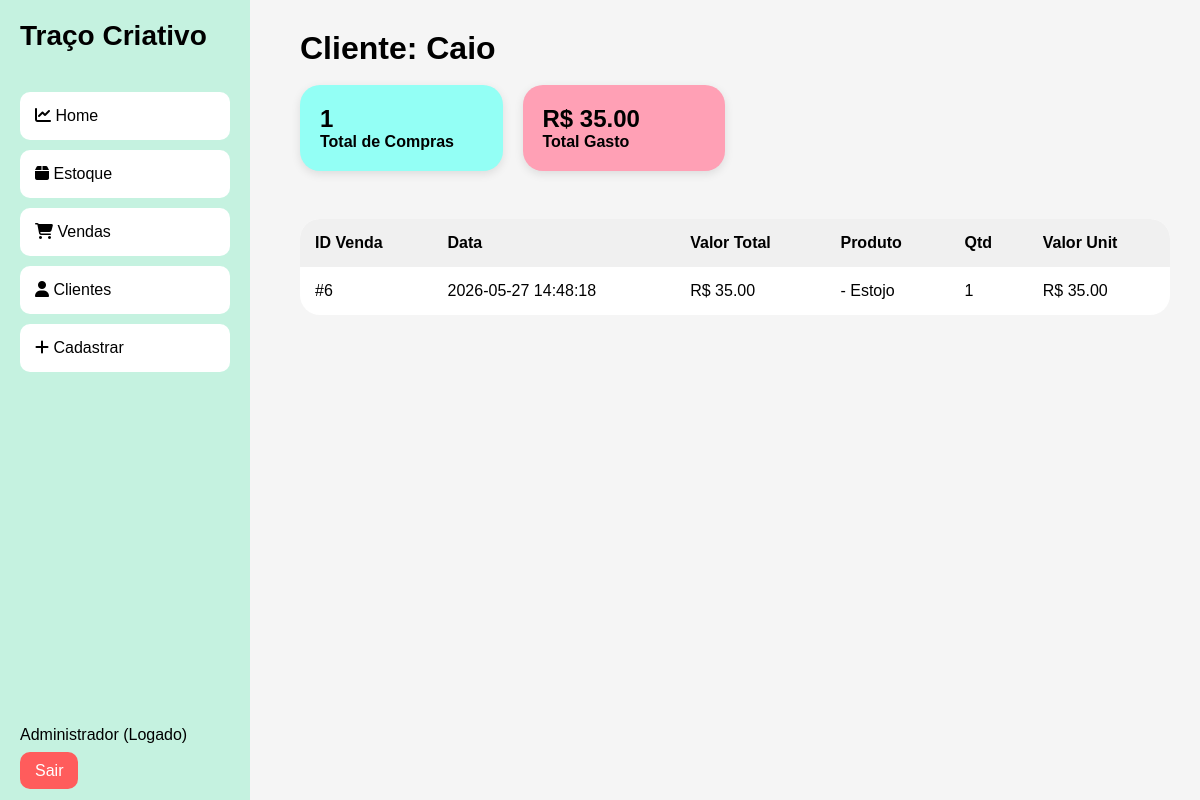
Page /cliente/2 (signed in) on the committed database.
### tables this page shows
CREATE TABLE clientes (
        id INTEGER PRIMARY KEY AUTOINCREMENT,
        nome TEXT NOT NULL,
        email TEXT NOT NULL
    );

CREATE TABLE itens_venda (
        id INTEGER PRIMARY KEY AUTOINCREMENT,
        venda_id INTEGER,
        produto_id INTEGER,
        qtd INTEGER,
        preco_unitario REAL,
        subtotal REAL
    );

CREATE TABLE vendas (
        id INTEGER PRIMARY KEY AUTOINCREMENT,
        cliente_id INTEGER,
        valor_total REAL,
        data_venda TIMESTAMP DEFAULT CURRENT_TIMESTAMP
    );

CREATE TABLE produtos (
        id INTEGER PRIMARY KEY AUTOINCREMENT,
        nome TEXT NOT NULL,
        preco REAL NOT NULL,
        quantidade INTEGER DEFAULT 0
    );

### app.py (the view)
@app.route("/cliente/<int:id>")
@login_obrigatorio
def cliente_detalhe(id):
    conn = conectar()
    cursor = conn.cursor()
    cursor.execute("SELECT * FROM clientes WHERE id = ?", (id,))
    cliente = cursor.fetchone()
    if not cliente:
        flash("Cliente não encontrado")
        return redirect("/clientes")
    cursor.execute("""
        SELECT COUNT(DISTINCT v.id)
        FROM vendas v
        WHERE v.cliente_id = ?
    """, (id,))
    total_compras = cursor.fetchone()[0] or 0
    cursor.execute("""
        SELECT SUM(iv.subtotal)
        FROM vendas v
        JOIN itens_venda iv ON iv.venda_id = v.id
        WHERE v.cliente_id = ?
    """, (id,))
    total_gasto = cursor.fetchone()[0] or 0
    cursor.execute("""
        SELECT v.id AS venda_id,
               v.data_venda,
               v.valor_total,
               p.nome AS produto_nome,
               iv.qtd,
               iv.preco_unitario,
               iv.subtotal
        FROM vendas v
        JOIN itens_venda iv ON iv.venda_id = v.id
        JOIN produtos p ON p.id = iv.produto_id
        WHERE v.cliente_id = ?
        ORDER BY v.id DESC
    """, (id,))
    vendas = cursor.fetchall()
    return render_template(
        "cliente_detalhe.html",
        cliente=cliente,
        vendas=vendas,
        total_compras=total_compras,
        total_gasto=total_gasto
    )

### app.py (called while the page is built)
def conectar():
    if "db" not in g:
        g.db = sqlite3.connect(DB_NAME, timeout=30)
        g.db.row_factory = sqlite3.Row
    return g.db

@app.teardown_appcontext
def fechar_conexao(exception):
    db = g.pop("db", None)
    if db:
        db.close()

def login_obrigatorio(f):
    @wraps(f)
    def wrapper(*args, **kwargs):
        if "usuario" not in session:
            return redirect("/")
        return f(*args, **kwargs)
    return wrapper

### templates/cliente_detalhe.html
{% extends 'layout.html' %}
{% block content %}
<h1>Cliente: {{ cliente.nome }}</h1>
<br>
<div class="cards">
    <div class="card" style="background:#93FFF5;">
        <h2>{{ total_compras }}</h2>
        <p>Total de Compras</p>
    </div>
    <div class="card" style="background:#FFA0B5;">
        <h2>R$ {{ "%.2f"|format(total_gasto) }}</h2>
        <p>Total Gasto</p>
    </div>
</div>
<br>
<div class="table">
    <table>
        <thead>
            <tr>
                <th>ID Venda</th>
                <th>Data</th>
                <th>Valor Total</th>
                <th>Produto</th>
                <th>Qtd</th>
                <th>Valor Unit</th>
            </tr>
        </thead>
        <tbody>
        {% for venda in vendas %}
            <tr>
                <td>#{{ venda.venda_id }}</td>
                <td>{{ venda.data_venda }}</td>
                <td>R$ {{ "%.2f"|format(venda.valor_total) }}</td>
                <td>
                    {{ venda.produto_id }} - {{ venda.produto_nome }}
                </td>
                <td>
                    {{ venda.qtd }}
                </td>
                <td>
                    R$ {{ "%.2f"|format(venda.preco_unitario) }}
                </td>
            </tr>
        {% endfor %}
        </tbody>
    </table>
</div>
{% endblock %}

### templates/layout.html (style rules this page uses)
* { margin:0; padding:0; box-sizing:border-box; font-family: Arial; }
body { display:flex; background:#f5f5f5; }
.cards { display:grid; grid-template-columns:repeat(4,1fr); gap:20px; margin-bottom:30px; }
.card { padding:20px; border-radius:20px; color:black; font-weight:bold; box-shadow:0px 3px 10px rgba(0,0,0,0.1); }
.table { width:100%; background:white; border-radius:20px; overflow:hidden; }
table { width:100%; border-collapse:collapse; }
th, td { padding:15px; text-align:left; }
th { background:#f0f0f0; }

### rows in the picture
clientes: nome "Caio"
itens_venda: venda_id "6", data_venda "2026-05-27 14:48:18", produto_nome "Estojo", qtd "1", preco_unitario "35.00"
vendas: valor_total "35.00"

### other values in the picture
{{ total_compras }} "1"
{{ "%.2f"|format(total_gasto) }} "35.00"
